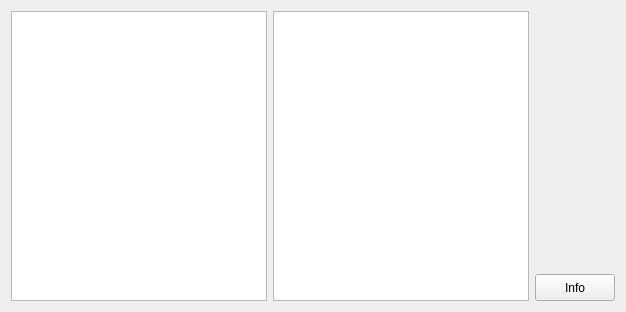
          <widget class="QWidget" name="tab_Images">
           <attribute name="title">
            <string>Images</string>
           </attribute>
           <layout class="QGridLayout" name="gridLayout_13">
            <item row="0" column="2">
             <spacer name="verticalSpacer_6">
              <property name="orientation">
               <enum>Qt::Vertical</enum>
              </property>
              <property name="sizeHint" stdset="0">
               <size>
                <width>20</width>
                <height>257</height>
               </size>
              </property>
             </spacer>
            </item>
            <item row="1" column="2">
             <widget class="QPushButton" name="pushButton_ShowPictureinfo_Overview_2">
              <property name="minimumSize">
               <size>
                <width>80</width>
                <height>27</height>
               </size>
              </property>
              <property name="maximumSize">
               <size>
                <width>80</width>
                <height>27</height>
               </size>
              </property>
              <property name="text">
               <string>Info</string>
              </property>
              <property name="icon">
               <iconset resource="Icons.qrc">
                <normaloff>:/buttons/info</normaloff>:/buttons/info</iconset>
              </property>
             </widget>
            </item>
            <item row="0" column="0" rowspan="2">
             <widget class="QListView" name="listView_Thumbnails">
              <property name="maximumSize">
               <size>
                <width>500</width>
                <height>16777215</height>
               </size>
              </property>
              <property name="viewMode">
               <enum>QListView::IconMode</enum>
              </property>
             </widget>
            </item>
            <item row="0" column="1" rowspan="2">
             <widget class="QGraphicsView" name="graphicsView_2">
              <property name="sizePolicy">
               <sizepolicy hsizetype="Expanding" vsizetype="Expanding">
                <horstretch>0</horstretch>
                <verstretch>0</verstretch>
               </sizepolicy>
              </property>
              <property name="minimumSize">
               <size>
                <width>250</width>
                <height>250</height>
               </size>
              </property>
              <property name="mouseTracking">
               <bool>false</bool>
              </property>
              <property name="interactive">
               <bool>false</bool>
              </property>
              <property name="resizeAnchor">
               <enum>QGraphicsView::AnchorUnderMouse</enum>
              </property>
              <property name="viewportUpdateMode">
               <enum>QGraphicsView::BoundingRectViewportUpdate</enum>
              </property>
              <property name="rubberBandSelectionMode">
               <enum>Qt::ContainsItemShape</enum>
              </property>
             </widget>
            </item>
           </layout>
          </widget>
